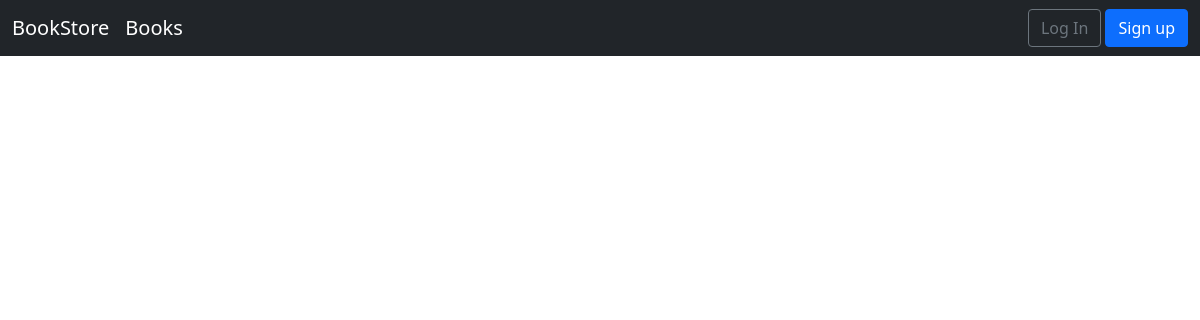
/books/, run on an earlier commit of the app's database.
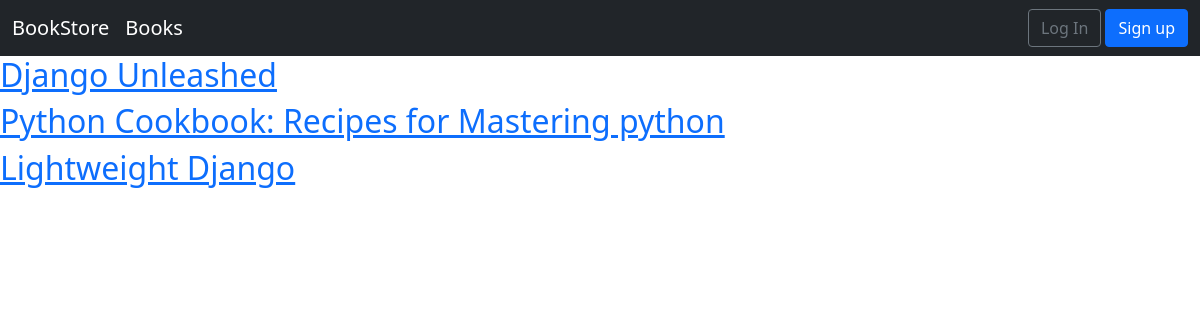
And on a later commit of the database.
### books/models.py (models this page shows, shortened)
class Book(models.Model):
    id = models.UUIDField(primary_key=True,
                          default=uuid.uuid4,
                          editable=False)
    title = models.CharField(max_length=200)
    author = models.CharField(max_length=200)
    price = models.DecimalField(max_digits=6, decimal_places=2)
    date_publication = models.DateField(blank=False, null=False)
    cover = models.ImageField(upload_to='covers/', blank=True)
    def get_absolute_url(self):
        return reverse('book_detail', args=[str(self.id)])

### books/views.py (the view)
# urls.py: path('', BookListView.as_view(), name='book_list'),
class BookListView(ListView):
    model = Book
    context_object_name = 'book_list'
    template_name = 'books/book_list.html'

### templates/books/book_list.html (shortened to what this page needs)
{% extends 'base.html' %}
{% block content %}
 {% for book in object_list %}
    <div>
        <h2><a href="{{ book.get_absolute_url }}">{{ book.title }}</a></h2>
    </div>
 {% endfor %}
{% endblock content %}

### templates/base.html (shortened to what this page needs)
{% load static %}
<!doctype html>
<html lang="en">
  <head>
    <link href="https://cdn.jsdelivr.net/npm/bootstrap@5.0.2/dist/css/bootstrap.min.css" rel="stylesheet">
  </head>
  <body>
        <nav class="navbar navbar-expand-lg navbar-dark bg-dark">
          <div class="container-fluid">
        <div class="collapse navbar-collapse" id="navbarSupportedContent">
          <a class="navbar-brand" href="{% url 'home' %}">BookStore</a>
          <a class="navbar-brand" href="{% url 'book_list' %}">Books</a>
        </div>
          {% if user.is_authenticated %}
          <ul class="nav navbar-nav ms-auto">
            <li class="nav-item dropdown">
                <a href="#" class="nav-link dropdown-toggle" data-bs-toggle="dropdown">{{user.username}}</a>
                <div class="dropdown-menu dropdown-menu-end">
                  {% if user.profile %}
                    <a href="{% url 'show_profile' user.profile.pk %}" class="dropdown-item">View Profile</a>
                    <a href="{% url 'edit_profile' user.profile.pk %}" class="dropdown-item">Edit Profile</a>
                    <a href="{% url 'password_change'%}" class="dropdown-item">Change Password</a>
                    <a href="{% url 'logout' %}" class="dropdown-item">Logout</a>
                  {% else %}
                    <a href="{% url 'password_change'%}" class="dropdown-item">Change Password</a>
                    <a href="{% url 'logout' %}" class="dropdown-item">Logout</a>
                  {% endif %}
                  </div>
            </li>
          </ul>
          {% else %}
            <form class="form-inline ml-auto">
               <a href="{% url 'login' %}" class="btn btn-outline-secondary">
               Log In</a>
               <a href="{% url 'signup' %}" class="btn btn-primary ml-2">
               Sign up</a>
            </form>
          {% endif %}
      </div>
    </nav>
    {% block content %}
        {% endblock content %}
  </body>
</html>

What changed in the data, as far as the page shows it:
added Book: title "Django Unleashed"
added Book: title "Python Cookbook: Recipes for Mastering python"
added Book: title "Lightweight Django"
